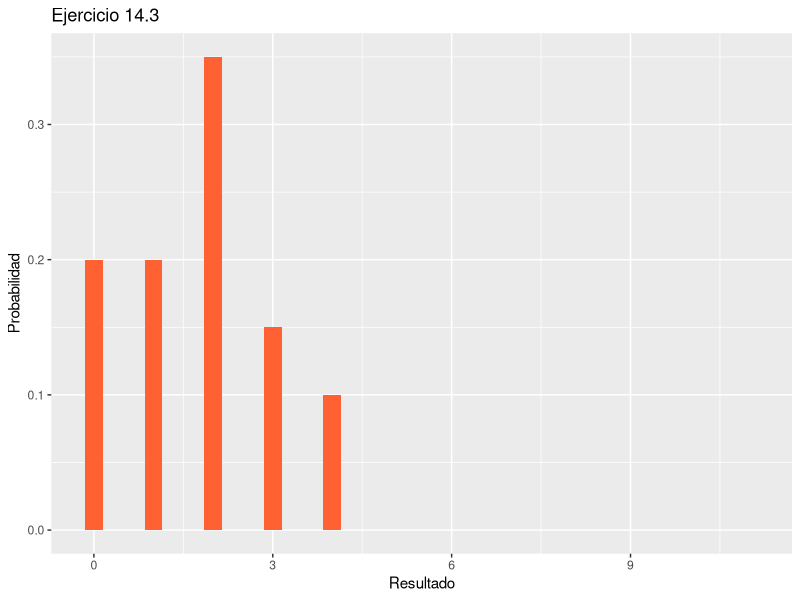

This chart was generated by the following R code:
library(ggplot2)

d=c()
df1=data.frame(NA)
df=data.frame(NA)
for( i in 0:10){
  rta=ppois(i,lambda = 2)
  d=c(d,rta)
}

for(i in 1:length(d)){
  df1=data.frame(r=c(df1$r,d[i]))
}
d=c(df1$r)
df=data.frame(r=c(0,d))
print(df)
contador=c(rep(0,length(df$r-1)))
nro=20
for(i in 1:nro){
  n=runif(1)
  for(o in 1:length(df$r)){
    if(n>df$r[o] & n<df$r[o+1]){
      contador[o]=contador[o]+1
    }
  }
}

graf=data.frame(cant=c(contador/nro),esperado=c(0:11))

ggplot(data=graf,aes(x=esperado,y=cant))+geom_bar(fill = "#FF6133",width=0.3,stat="identity")+labs(title="Ejercicio 14.3",x="Resultado",y="Probabilidad")

  